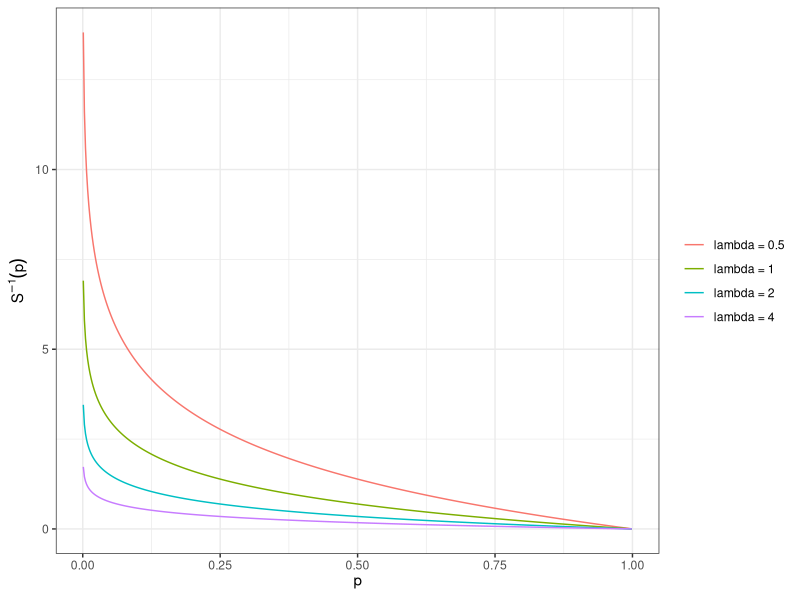
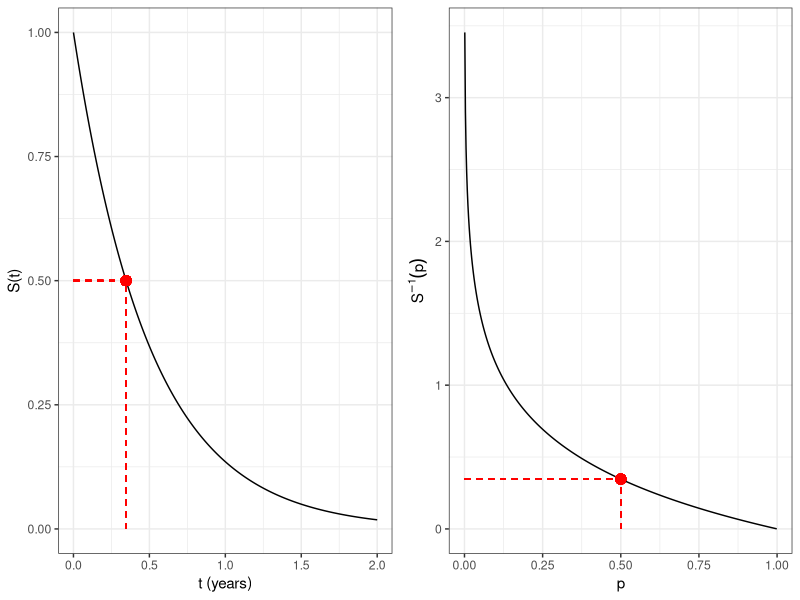

Generate these figures, in order, with R:
## ---- chunk 1
#| code-fold: true
library(ggplot2)

p_seq <- seq(0.001, 0.999, length.out = 500)
rates <- c(0.5, 1, 2, 4)

df_isf <- do.call(rbind, lapply(rates, function(lam) {
  data.frame(
    p = p_seq,
    isf = -log(p_seq) / lam,
    lambda = factor(
      paste0("lambda = ", lam),
      levels = paste0("lambda = ", rates)
    )
  )
}))

ggplot(df_isf, aes(x = p, y = isf, color = lambda)) +
  geom_line() +
  labs(
    x = expression(p),
    y = expression(S^{-1}*(p)),
    color = NULL
  ) +
  theme_bw()
## ---- chunk 2
#| code-fold: true
library(ggplot2)
library(gridExtra)

lam <- 2
t_med <- log(2) / lam

t_seq <- seq(0, 2, length.out = 500)
p_seq <- seq(0.001, 0.999, length.out = 500)

p1 <- ggplot(
  data.frame(t = t_seq, s = exp(-lam * t_seq)),
  aes(x = t, y = s)
) +
  geom_line() +
  geom_segment(
    aes(x = 0, xend = t_med, y = 0.5, yend = 0.5),
    linetype = "dashed", color = "red"
  ) +
  geom_segment(
    aes(x = t_med, xend = t_med, y = 0, yend = 0.5),
    linetype = "dashed", color = "red"
  ) +
  geom_point(aes(x = t_med, y = 0.5), color = "red", size = 3) +
  labs(x = "t (years)", y = "S(t)") +
  theme_bw()

p2 <- ggplot(
  data.frame(p = p_seq, isf = -log(p_seq) / lam),
  aes(x = p, y = isf)
) +
  geom_line() +
  geom_segment(
    aes(x = 0.5, xend = 0.5, y = 0, yend = t_med),
    linetype = "dashed", color = "red"
  ) +
  geom_segment(
    aes(x = 0, xend = 0.5, y = t_med, yend = t_med),
    linetype = "dashed", color = "red"
  ) +
  geom_point(aes(x = 0.5, y = t_med), color = "red", size = 3) +
  labs(x = "p", y = expression(S^{-1}*(p))) +
  theme_bw()

grid.arrange(p1, p2, ncol = 2)
## ---- chunk 3
#| code-fold: show
qexp(p = 0.5, rate = 2)
